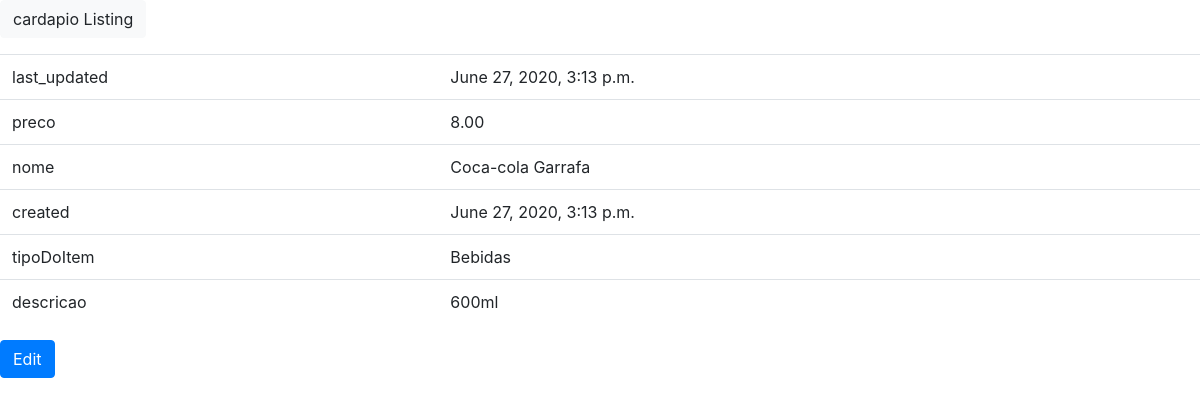
The page /cardapio/detail/10/ on the database as committed earlier.
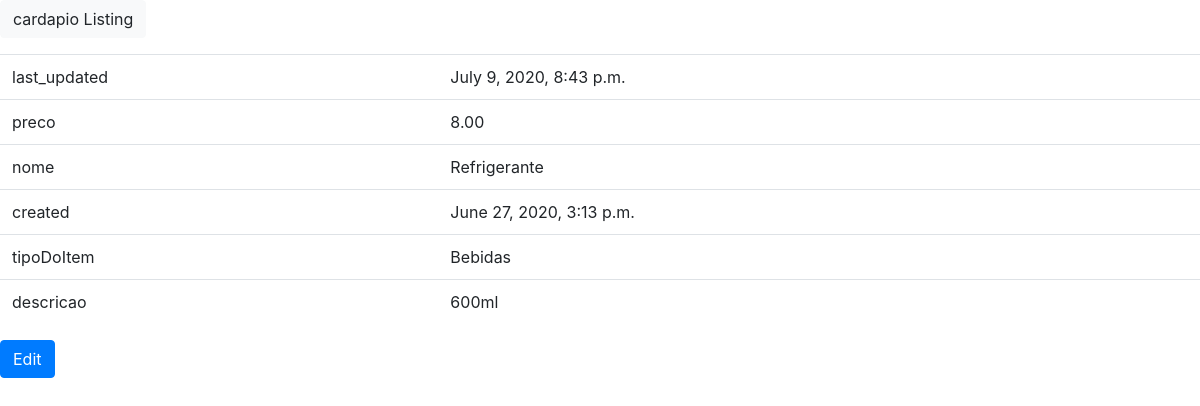
The same page on the database as committed later.
### Manada/pedidos/models.py (models this page shows, shortened)
class cardapio(models.Model):
    tiposDoCardapio = (("Lanches","Lanches"), ("Bebidas","Bebidas"),("Porções","Porções"))
    last_updated = models.DateTimeField(auto_now=True, editable=False)
    preco = models.DecimalField(decimal_places=2, max_digits=5)
    nome = models.CharField(max_length=100)
    created = models.DateTimeField(auto_now_add=True, editable=False)
    tipoDoItem = models.CharField(max_length=30, choices = tiposDoCardapio)
    descricao = models.CharField(max_length=250)
    imagem = models.URLField(blank= True)
    class Meta:
        pass
    def get_update_url(self):
        return reverse("pedidos_cardapio_update", args=(self.pk,))

### Manada/pedidos/views.py (the view)
# urls.py: path("cardapio/detail/<int:pk>/", views.cardapioDetailView.as_view(), name="pedidos_cardapio_detail"),
class cardapioDetailView(generic.DetailView):
    model = models.cardapio
    form_class = forms.cardapioForm

### Manada/templates/pedidos/cardapio_detail.html
{% extends "base.html" %}
{% load static %}
{% block content %}
<p>
    <a class="btn btn-light" href="{% url 'pedidos_cardapio_list' %}">
    cardapio Listing
    </a>
</p>
<table class="table">
    <tr><td>last_updated</td><td>{{ object.last_updated }}</td></tr>
    <tr><td>preco</td><td>{{ object.preco }}</td></tr>
    <tr><td>nome</td><td>{{ object.nome }}</td></tr>
    <tr><td>created</td><td>{{ object.created }}</td></tr>
    <tr><td>tipoDoItem</td><td>{{ object.tipoDoItem }}</td></tr>
    <tr><td>descricao</td><td>{{ object.descricao }}</td></tr>
</table>
<a class="btn btn-primary" href="{{object.get_update_url}}">Edit</a>
{% endblock %}

### Manada/templates/base.html (shortened to what this page needs)
{% load static %}
<html>
<head>
  <link rel="stylesheet" href="{% static 'jquery-ui.css' %}">
  <link rel="stylesheet" href="{% static 'bootstrap.min.css' %}">
    <link rel="stylesheet" href="https://stackpath.bootstrapcdn.com/bootstrap/4.3.1/css/bootstrap.min.css"
>
  </head>
  <body>
{% block content %}{% endblock %}
  </body>
</html>

Rows that differ between the two databases and show on the page:
changed cardapio "Bebidas": last_updated "June 27, 2020, 3:13 p.m." → "July 9, 2020, 8:43 p.m."; nome "Coca-cola Garrafa" → "Refrigerante"
